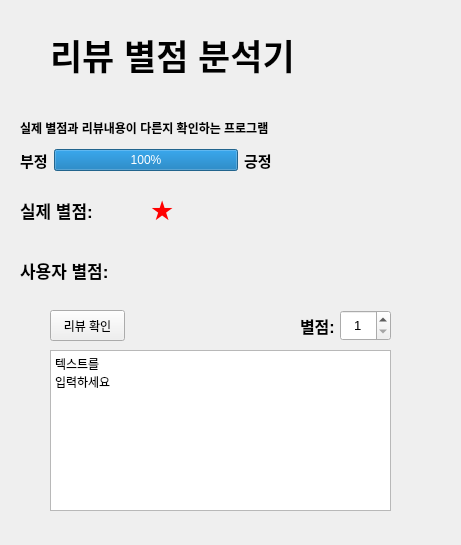
<?xml version="1.0" encoding="UTF-8"?>
<ui version="4.0">
 <class>Form</class>
 <widget class="QWidget" name="Form">
  <property name="enabled">
   <bool>true</bool>
  </property>
  <property name="geometry">
   <rect>
    <x>0</x>
    <y>0</y>
    <width>461</width>
    <height>545</height>
   </rect>
  </property>
  <property name="font">
   <font>
    <weight>50</weight>
    <bold>false</bold>
   </font>
  </property>
  <property name="windowTitle">
   <string>Form</string>
  </property>
  <property name="styleSheet">
   <string notr="true"/>
  </property>
  <widget class="QLabel" name="label_2">
   <property name="geometry">
    <rect>
     <x>20</x>
     <y>120</y>
     <width>301</width>
     <height>16</height>
    </rect>
   </property>
   <property name="font">
    <font>
     <weight>75</weight>
     <bold>true</bold>
    </font>
   </property>
   <property name="text">
    <string>실제 별점과 리뷰내용이 다른지 확인하는 프로그램</string>
   </property>
  </widget>
  <widget class="QWidget" name="horizontalLayoutWidget">
   <property name="geometry">
    <rect>
     <x>20</x>
     <y>140</y>
     <width>252</width>
     <height>41</height>
    </rect>
   </property>
   <layout class="QHBoxLayout" name="horizontalLayout">
    <item>
     <widget class="QLabel" name="label_3">
      <property name="enabled">
       <bool>true</bool>
      </property>
      <property name="font">
       <font>
        <pointsize>11</pointsize>
        <weight>75</weight>
        <bold>true</bold>
       </font>
      </property>
      <property name="text">
       <string>부정</string>
      </property>
     </widget>
    </item>
    <item>
     <widget class="QProgressBar" name="stars_progressBar">
      <property name="enabled">
       <bool>true</bool>
      </property>
      <property name="value">
       <number>100</number>
      </property>
     </widget>
    </item>
    <item>
     <widget class="QLabel" name="label_7">
      <property name="enabled">
       <bool>true</bool>
      </property>
      <property name="font">
       <font>
        <pointsize>11</pointsize>
        <weight>75</weight>
        <bold>true</bold>
       </font>
      </property>
      <property name="text">
       <string>긍정</string>
      </property>
     </widget>
    </item>
   </layout>
  </widget>
  <widget class="QSpinBox" name="my_star_spinBox">
   <property name="geometry">
    <rect>
     <x>340</x>
     <y>310</y>
     <width>51</width>
     <height>31</height>
    </rect>
   </property>
   <property name="font">
    <font>
     <pointsize>10</pointsize>
     <weight>50</weight>
     <bold>false</bold>
    </font>
   </property>
   <property name="alignment">
    <set>Qt::AlignCenter</set>
   </property>
   <property name="minimum">
    <number>1</number>
   </property>
   <property name="maximum">
    <number>5</number>
   </property>
   <property name="value">
    <number>1</number>
   </property>
  </widget>
  <widget class="QLabel" name="label_4">
   <property name="geometry">
    <rect>
     <x>300</x>
     <y>310</y>
     <width>41</width>
     <height>31</height>
    </rect>
   </property>
   <property name="font">
    <font>
     <pointsize>12</pointsize>
     <weight>75</weight>
     <bold>true</bold>
    </font>
   </property>
   <property name="text">
    <string>별점:</string>
   </property>
  </widget>
  <widget class="QPushButton" name="review_btn">
   <property name="geometry">
    <rect>
     <x>50</x>
     <y>310</y>
     <width>75</width>
     <height>31</height>
    </rect>
   </property>
   <property name="text">
    <string>리뷰 확인</string>
   </property>
  </widget>
  <widget class="QLabel" name="label_5">
   <property name="enabled">
    <bool>true</bool>
   </property>
   <property name="geometry">
    <rect>
     <x>20</x>
     <y>190</y>
     <width>131</width>
     <height>41</height>
    </rect>
   </property>
   <property name="font">
    <font>
     <pointsize>13</pointsize>
     <weight>75</weight>
     <bold>true</bold>
    </font>
   </property>
   <property name="text">
    <string>실제 별점:</string>
   </property>
  </widget>
  <widget class="QLabel" name="AI_star_print_label">
   <property name="enabled">
    <bool>false</bool>
   </property>
   <property name="geometry">
    <rect>
     <x>150</x>
     <y>190</y>
     <width>211</width>
     <height>41</height>
    </rect>
   </property>
   <property name="font">
    <font>
     <pointsize>20</pointsize>
     <weight>75</weight>
     <bold>true</bold>
    </font>
   </property>
   <property name="styleSheet">
    <string notr="true">color: rgb(255, 0, 0)</string>
   </property>
   <property name="text">
    <string>★</string>
   </property>
  </widget>
  <widget class="QLabel" name="label_6">
   <property name="enabled">
    <bool>true</bool>
   </property>
   <property name="geometry">
    <rect>
     <x>20</x>
     <y>250</y>
     <width>131</width>
     <height>41</height>
    </rect>
   </property>
   <property name="font">
    <font>
     <pointsize>13</pointsize>
     <weight>75</weight>
     <bold>true</bold>
    </font>
   </property>
   <property name="text">
    <string>사용자 별점:</string>
   </property>
  </widget>
  <widget class="QLabel" name="my_star_label">
   <property name="enabled">
    <bool>false</bool>
   </property>
   <property name="geometry">
    <rect>
     <x>150</x>
     <y>250</y>
     <width>211</width>
     <height>41</height>
    </rect>
   </property>
   <property name="font">
    <font>
     <pointsize>20</pointsize>
     <weight>75</weight>
     <bold>true</bold>
    </font>
   </property>
   <property name="styleSheet">
    <string notr="true">color: rgb(255,0, 255)</string>
   </property>
   <property name="text">
    <string/>
   </property>
  </widget>
  <widget class="QTextEdit" name="text_edit">
   <property name="geometry">
    <rect>
     <x>50</x>
     <y>350</y>
     <width>341</width>
     <height>161</height>
    </rect>
   </property>
   <property name="html">
    <string>&lt;!DOCTYPE HTML PUBLIC &quot;-//W3C//DTD HTML 4.0//EN&quot; &quot;http://www.w3.org/TR/REC-html40/strict.dtd&quot;&gt;
&lt;html&gt;&lt;head&gt;&lt;meta name=&quot;qrichtext&quot; content=&quot;1&quot; /&gt;&lt;style type=&quot;text/css&quot;&gt;
p, li { white-space: pre-wrap; }
&lt;/style&gt;&lt;/head&gt;&lt;body style=&quot; font-family:'Gulim'; font-size:9pt; font-weight:400; font-style:normal;&quot;&gt;
&lt;p style=&quot; margin-top:0px; margin-bottom:0px; margin-left:0px; margin-right:0px; -qt-block-indent:0; text-indent:0px;&quot;&gt;텍스트를 &lt;/p&gt;
&lt;p style=&quot; margin-top:0px; margin-bottom:0px; margin-left:0px; margin-right:0px; -qt-block-indent:0; text-indent:0px;&quot;&gt;입력하세요&lt;/p&gt;&lt;/body&gt;&lt;/html&gt;</string>
   </property>
  </widget>
  <widget class="QLabel" name="label">
   <property name="geometry">
    <rect>
     <x>50</x>
     <y>0</y>
     <width>338</width>
     <height>109</height>
    </rect>
   </property>
   <property name="minimumSize">
    <size>
     <width>0</width>
     <height>1</height>
    </size>
   </property>
   <property name="font">
    <font>
     <pointsize>26</pointsize>
     <weight>75</weight>
     <bold>true</bold>
    </font>
   </property>
   <property name="text">
    <string>리뷰 별점 분석기</string>
   </property>
  </widget>
 </widget>
 <resources/>
 <connections/>
</ui>
